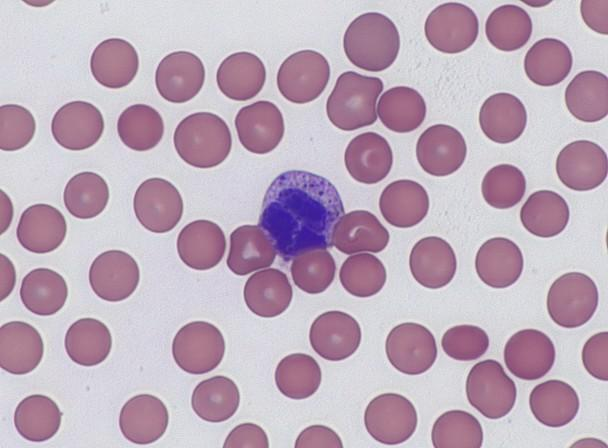
#> input picture data/images/hematology-baso1.jpg, 608 x 448 px
$ jupyter execute --allow-errors 02-segmentation-solutions.ipynb   (shell and % lines are left out)
#> lines starting #> are read from the running program, lines starting #| are printed output that depends on the picture; after the words box and inside, x2 and y2 are one past the last pixel; in counts of white or black regions, pixels touching at a corner belong together
# **Segmentation – Basics**

In this notebook on segmentation, we will learn how to segment hematological images using different approaches. In a first step, we try to segment the cells using simple thresholding.

Note that several of the topics discussed in this notebook are also covered
in this insightful tutorial for this ImageJ/Fiji plugin [MorphoLibJ](https://imagej.net/plugins/morpholibj)

---

## **Preparations**

Let's begin with the usual preparatory steps...

[cell 1]
import numpy as np
import matplotlib.pyplot as plt
import cv2 as cv
import PIL
from pathlib import Path

# Jupyter / IPython configuration:
# Automatically reload modules when modified

# Enable vectorized output (for nicer plots)

# Inline backend configuration

# Enable this line if you want to use the interactive widgets
# It requires the ipympl package to be installed.
#%matplotlib widget

import sys
sys.path.insert(0, "../")
#> (the rest of this cell did not finish here and is left out)

Here, too, we will work with the same images as before in the notebook on pre-processing:

[cell 2]
# Read in the data
img1 = cv.imread("../data/images/hematology-baso1.jpg", cv.IMREAD_COLOR)
#> img1 is the input picture: shape (448, 608, 3); mean B, G, R 186.6, 170.5, 189.9
img2 = cv.imread("../data/images/hematology-baso2.jpg", cv.IMREAD_COLOR)
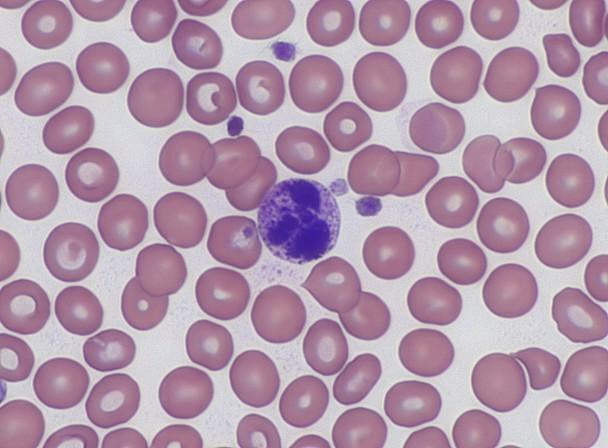
#> input picture data/images/hematology-baso2.jpg, 608 x 448 px
#> img2 is the input picture: shape (448, 608, 3); mean B, G, R 171.2, 150.8, 178.2
img3 = cv.imread("../data/images/hematology-blast1.jpg", cv.IMREAD_COLOR)
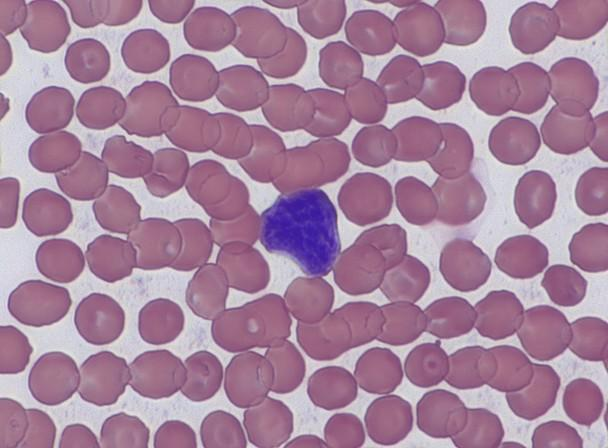
#> input picture data/images/hematology-blast1.jpg, 608 x 448 px
#> img3 is the input picture: shape (448, 608, 3); mean B, G, R 156.8, 131.7, 166.7

img1 = cv.cvtColor(img1, cv.COLOR_BGR2RGB)
img2 = cv.cvtColor(img2, cv.COLOR_BGR2RGB)
img3 = cv.cvtColor(img3, cv.COLOR_BGR2RGB)

#> (the rest of this cell did not finish here and is left out)

---

## **Thresholding**

We can segment images using basic thresholding techniques. In this example, we explore the different thresholding methods available in OpenCV:
- Simple thresholding (use [`cv.threshold()`](https://docs.opencv.org/4.x/d7/d1b/group__imgproc__misc.html#gae8a4a146d1ca78c626a53577199e9c57), use flag `cv.THRESH_BINARY` or `cv.THRESH_BINARY_INV`)
- Adaptive thresholding (use [`cv.adaptiveThreshold()`](https://docs.opencv.org/4.x/d7/d1b/group__imgproc__misc.html#ga72b913f352e4a1b1b397736707afcde3))
- Otsu's thresholding (use [`cv.threshold()`](https://docs.opencv.org/4.x/d7/d1b/group__imgproc__misc.html#gae8a4a146d1ca78c626a53577199e9c57), use flags `cv.THRESH_BINARY+cv.THRESH_OTSU`)

Thresholding segments pixels into either foreground or background based on their intensity values. Thresholding is therefore an instance of *binary* image segmentation. The algorithms work by comparing the intensity values of the pixels in an image with a threshold value. Pixels with intensity values greater than the threshold are classified as foreground pixels, while pixels with intensity values less than the threshold are classified as background pixels. The threshold value can be set manually or determined automatically.

As preparation, please read this documentation on segmentation methods in OpenCV: [Link](https://docs.opencv.org/4.x/d7/d4d/tutorial_py_thresholding.html)

[cell 3]
######################
###    EXCERISE    ###
######################

# Choose here the image to work with
img = img1

# 1) Summarize the three different thresholding techniques in own words. Which methods
#    use a global threshold, which ones apply a local threshold?

# 2) Develop a strategy to segment the white blood cells (purple), the red blood cells
# (red) and the background (white/gray). You may want to exploit the fact that we have
# colors to work with:
#> (the rest of this cell did not finish here and is left out)

[cell 4]
######################
###    SOLUTION    ###
######################

# 1) cv.threshold:              Apply a global threshold to the image.
#    cv.adaptiveThreshold:      Apply a local threshold to the image.
#    cv.threshold (otsu):       Apply a global threshold to the image using Otsu's method.

# 2) Segmentation strategy:
#    The information in the three different channels suggests that we can use the
#    red channel to segment the red blood cells, the blue channel to segment the white
#    blood cells and the luminance channel (or gray channel) to segment the background.
#    We can then combine the three masks to obtain the final segmentation.
#
#    Display the 3 channels. See note below as to why we disable normalization.
img = img1
#> (the rest of this cell did not finish here and is left out)

The segmentation looks fairly good, but it is not perfect. The main limitations are:
- The thresholding is very sensitive to the threshold values. Small changes in the threshold values can lead to very different results.
- The assumptions and the segmentation logic are very specific to the images at hand. They may not generalize well to other images.
- The masks contain holes and do not perfectly segment the cells. This is due to the thresholding method used.
- There are boundary effects visible (e.g. in the red blood cells), indicating that the thresholding strategy is not perfect.
- Two nearby cells may touch or overlap. In that case we cannot distinguish them in the segmentation. The result for `img3` shows this problem clearly, see below.

We can refine the results of this approach by...
- ...tuning the thresholding parameters
- ...by improving the segmentation logic
- ...by smoothing the image (see commented out line of code above)
- ...by using morphological operations (to close holes and remove noise in the segmentation masks, see next tutorial).

**Note**: When displaying the images, it is helpful to disable normalization, which changes the appearance of the image by stretching the pixel values to the full range of [0, 255]. For (single-channel) images, this is the default behavior of [`plt.imshow()`](https://matplotlib.org/stable/api/_as_gen/matplotlib.pyplot.imshow.html), the underlying function we use in our convenience function `tools.show_image_chain()`. We want to keep the original values so that we can read the grayscale values from the image with a color picker.

A color picker is a tool for measuring the current color value under the mouse pointer. On MacOS there is the [Digital Color Meter](https://support.apple.com/guide/digital-color-meter/welcome/mac) (installed by default under /System/Applications/Utilities/). On Windows, there is an equivalent tool *Color Picker* as part of the [PowerToys](https://learn.microsoft.com/en-us/windows/powertoys/). Ubuntu offers [Gpick](https://www.gpick.org/). These tools can display the color values in different formats, and you can use them to copy color values to the clipboard, etc.

#> (a cell that did not finish here is left out)

---

## **Color clustering**

Instead of segmenting the image, we could also try to classify the different regions. For this, we can use a clustering algorithm such as [K-means](https://en.wikipedia.org/wiki/K-means_clustering). The algorithm works by classifying pixels in an image into clusters based on their color similarity. The similarity is measured using the (Eucledian or non-Euclidean) distance between the pixel values. The algorithm iteratively assigns pixels to clusters based on their distance to the cluster centers and updates the cluster centers based on the mean of the pixels in the cluster. The process continues until the cluster centers converge. See here for a nice [visualization](https://www.naftaliharris.com/blog/visualizing-k-means-clustering/)) of the algorithm.

As a preparatory step, have a look at the following two tutorials:
- Machine Learning Master / Jason Brownlee on [color quantization](https://machinelearningmastery.com/k-means-clustering-in-opencv-and-application-for-color-quantization/)
- Shubhang Agrawal / Image segmentation using [k-means clustering](https://medium.com/swlh/image-segmentation-using-k-means-clustering-46a60488ae71) (the tutorial has a few flaws, please excuse).

<!--
Resources:
# Nice way of depicting the bars
https://pyimagesearch.com/2014/05/26/opencv-python-k-means-color-clustering/
# OpenCV
https://docs.opencv.org/3.4/d1/d5c/tutorial_py_kmeans_opencv.html
# Machine Learning Mastery
https://machinelearningmastery.com/k-means-clustering-in-opencv-and-application-for-color-quantization/
# Watershed
https://docs.opencv.org/4.x/d3/db4/tutorial_py_watershed.html
# Segmentation with Skimage
https://github.com/ipython-books/cookbook-2nd-code/blob/master/chapter11_image/03_segmentation.ipynb
# Combination between thresholding and color clustering
https://towardsdatascience.com/image-color-segmentation-by-k-means-clustering-algorithm-5792e563f26e
-->

[cell 6]
######################
###    EXCERISE    ###
######################

# Choose here the image to work with
img = img1

# 1) Reshape the color pixels into a Mx3 matrix (M: number of pixels)
#    and convert the data type to float32.
data = img.reshape(-1, 3).astype(np.float32)

# 2) Apply the K-means algorithm to the data. Use the cv.kmeans function.
#    Choose the number of clusters K=3.
criteria = (cv.TERM_CRITERIA_EPS + cv.TERM_CRITERIA_MAX_ITER, 10, 1.0)
K = 3
ret, label, centers = cv.kmeans(data, K, None, criteria, 10, cv.KMEANS_RANDOM_CENTERS)
#> ret = 79257788.9; centers = [[215.3, 212.9, 219.8], [161.6, 117.4, 142.6], [130.6, 89.21, 130.7]]
# label contains the cluster index for each pixel
# centers contains the cluster centers (colors!)

# 3) Reshape and convert the data back to uint8
img_seg = ...

# 4) Visualize the segmented image
#> (the rest of this cell did not finish here and is left out)

[cell 7]
######################
###    SOLUTION    ###
######################
def segment_blood_cells_kmeans(img, K=3, use_lab=False):
    # Blur the image to reduce noise (step is required here
    # to yield feasible results)
#> called with K = 3, use_lab = False
    img = cv.GaussianBlur(img, (5, 5), 0)
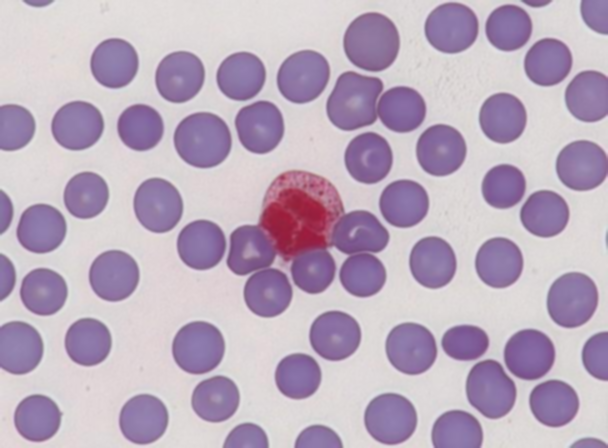
#> img: shape (448, 608, 3); mean of channels 0, 1, 2 189.9, 170.5, 186.6; drawn as B, G, R

    if use_lab:
        img = cv.cvtColor(img, cv.COLOR_RGB2LAB)

    # 1) Reshape the color pixels into a Mx3 matrix (M: number of pixels)
    #    and convert the data type to float32.
    data = img.reshape(-1, 3).astype(np.float32)

    # 2) Apply the K-means algorithm to the data. Use the cv.kmeans function.
    # Some parameters for the kmeans algorithm (termination criteria):
    criteria = (cv.TERM_CRITERIA_EPS + cv.TERM_CRITERIA_MAX_ITER, 10, 0.1)
    ret, label, centers = cv.kmeans(data,
                                    K=K,
                                    bestLabels=None,
                                    criteria=criteria,
                                    attempts=10,
                                    flags=cv.KMEANS_PP_CENTERS)
#> ret = 78758530; centers = [[214.3, 211.8, 218.8], [157.9, 114.2, 140.8], [77.04, 45.73, 153.8]]
    # label contains the cluster index for each pixel
    # centers contains the cluster centers (colors!)

    # 3) Reshape and convert the data back to uint8
    img_seg = centers[label.flatten()].reshape(img.shape).astype(np.uint8)
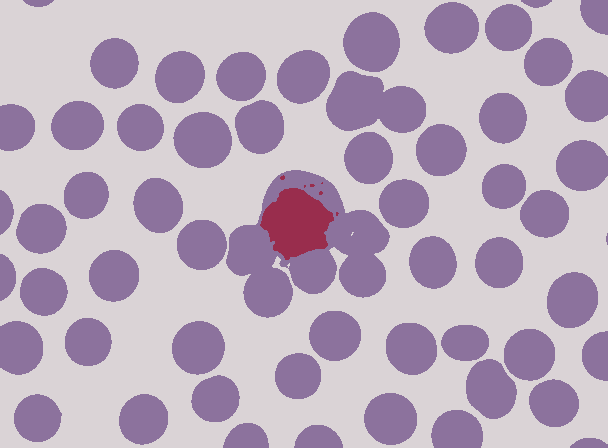
#> img_seg: shape (448, 608, 3); mean of channels 0, 1, 2 189.3, 169.9, 185.8; drawn as B, G, R

    if use_lab:
        img_seg = cv.cvtColor(img_seg, cv.COLOR_LAB2RGB)

    # 4) Return the segmented image
    return img_seg


img = img1
img_seg = segment_blood_cells_kmeans(img, K=3, use_lab=False)
#> (the rest of this cell did not finish here and is left out)

The result here looks somewhat better than in the previous example, however,
the segmentation is still not perfect:
- It dependends on the prevalence of the colors in the image how well the clustering will work. If there are more nuances in the (e.g., background
  color) the clustering will yield more clusters representing the background, instead of identifying the blood cells.
- The K-means algorithm is sensitive to the initialization of the cluster centers. If the initialization is not done properly, the algorithm might   get stuck in a local minimum.
- We still suffer in presence of touching and overlapping cells. While we can assign the right color to the cells, we cannot separate them.

We may be able to improve the results by using a different color space. For example, the LAB color space is more robust to changes in illumination and is more closely related to the human perception of color. Furthermore, we can allow more clusters to be found by the algorithm and then apply some post-processing to merge clusters that are similar. For example, if the cluster centers (= colors) have a dominant blue component, we can merge them into one cluster), etc.

---

## **Watershed algorithm for segmentation**

The watershed algorithm is a powerful tool for image segmentation. It is based on
the concept of watershed lines, which are lines that separate different regions in
an image. The algorithm works by flooding the image with "water" from different
regions (or seed points) and letting the water flow until it reaches a boundary.
The watershed lines are then defined as the boundaries between the regions where
the water meets. The algorithm can be used to segment images into different regions
based on the intensity or color of the pixels. It is particularly useful for
segmenting images with complex shapes and structures.

Our dataset structurally resembles the image used in this [tutorial](https://docs.opencv.org/4.x/d3/db4/tutorial_py_watershed.html).
Let's use this demo naively to segment our image using the watershed method.

The tutorial uses the following strategy:
1. Convert the image into binary mask using thresholding
2. Apply so-called morphological operations\* to remove noise, and to separate the objects. We also use similar operations to identify regions that most likely represent the background of our scene.
3. with the next steps we aim to identify the seed points for the watershed algorithm
   1. Apply the distance transform\*\* to the binary image, which measures the distance of each pixel to the nearest zero pixel.
   2. Apply a threshold to the distance-transformed image to obtain blobs of pixels that are located close to the centers of our objects of interest.
   3. Use the connected components\*\*\* algorithm to identify and enumerate the different seed points. This turns
  the binary mask into a mask with (integer) labeled objects.
   4. In a last step, mark the background seed regions (see step 2.) with label 0.
4. Fiinally, apply the watershed algorithm to segment the regions of interest.
5. Visualize the segmented image.

### \* **Morphological operations**
Morphological operations are a set of operations that are used to analyze and manipulate
the shape of objects in an image. Although the operations are defined also for other types
of images, they are most commonly used in binary images. The operations involve structuring
elements (kernels) that are used to probe the image and modify the pixel values based on the
interaction between the kernel and the image. The most common morphological operations are
dilation (expand the shapes), erosion (shrink the shapes), opening (dilation followed by
erosion), and closing (erosion followed by dilation). Morphological operations are used to
remove noise, separate objects, and connect objects in an image.

**Further reading**:
- OpenCV documentation. [Link](https://docs.opencv.org/4.x/d9/d61/tutorial_py_morphological_ops.html)
- Beautiful illustration how morphological operations work: [Link](https://penny-xu.github.io/blog/mathematical-morphology)
- Wikipedia article on mathematical morphology. [Link](https://en.wikipedia.org/wiki/Mathematical_morphology)
- Blog post on morphological operations. [Link](https://towardsdatascience.com/7bcf1ed11756)

### \*\* **Distance transform**
The distance transform is useful for a variety of applications in image processing. It
permits to compute the distance of each pixel to the nearest boundary in a binary image.
Based on distance transforms, we can perform operations such as skeletonization, identify
geometric properties of objects or segment images. The algorithm works by iteratively
propagating the distance values from the boundary pixels to the interior pixels. The
distance is computed using a metric such as the Euclidean distance. It is relatively
cheap to compute the distance transform.

**Further reading**
- Another application of the distance transform (in combination with watershed). [Link](https://docs.opencv.org/3.4/d2/dbd/tutorial_distance_transform.html)

### \*\*\* **Connected components**
Connected components in a binary image are regions of pixels that are touching each
other. In image processing, connected components are used to identify single objects
in a segmentation mask. The connected components algorithm works by labeling each
pixel in the mask with a unique (integer) label based on the connectivity of the pixels.

**Further reading**
- Wikipedia article on connected component labeling. [Link](https://en.wikipedia.org/wiki/Connected-component_labeling)

[cell 8]
######################
###    EXCERISE    ###
######################

img = img1

# Implement the approach lined out above. You can copy paste the code
# from the above link and plug our image into it. Try to understand the
# code and the different steps. You may have to adjust the parameters
# to get a good segmentation result.

# https://docs.opencv.org/4.x/d3/db4/tutorial_py_watershed.html

...

[cell 9]
######################
###    SOLUTION    ###
######################
def segment_red_blood_cells_watershed(img):

    img = cv.GaussianBlur(img, (5, 5), 0)
    img_blur = cv.medianBlur(img, 5)

    #tools.show_image(img_blur)

    gray = cv.cvtColor(img_blur, cv.COLOR_RGB2GRAY)
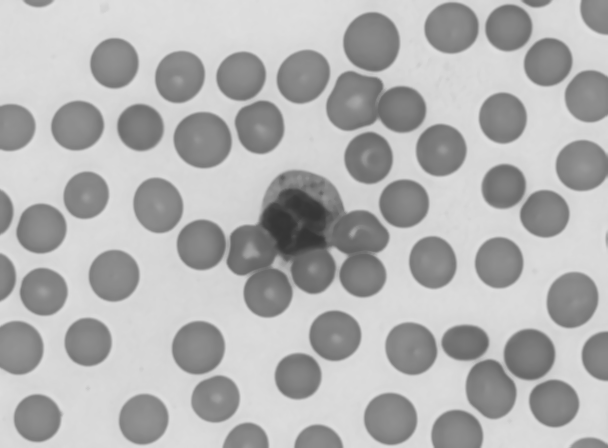
#> gray: shape (448, 608); min 53, max 223, mean 178.2
    gray = img_blur[:,:,0]
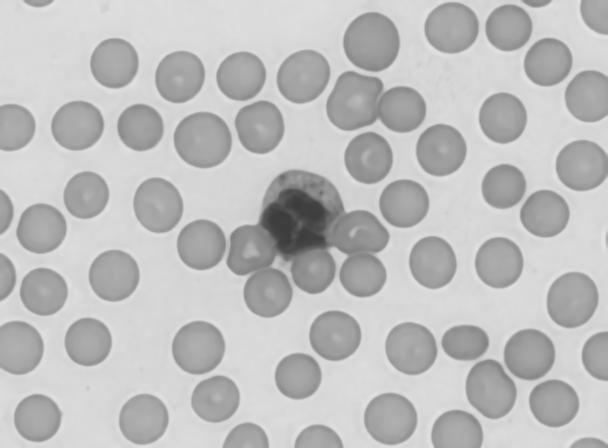
#> gray: shape (448, 608); min 59, max 226, mean 190
    ret, thresh = cv.threshold(gray, 0, 255, cv.THRESH_BINARY_INV + cv.THRESH_OTSU)
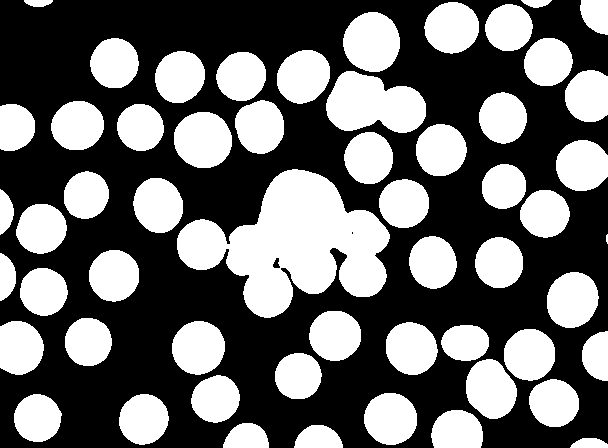
#> thresh: shape (448, 608); 41.6% white; 56 white regions (1 under 20 px), largest, box (x1, y1, x2, y2) and area: (177, 169, 390, 318) 17045, (326, 71, 426, 133) 4450, (343, 12, 400, 72) 2672
#> ret = 185

    # Noise removal
    kernel = np.ones((3, 3), np.uint8)
    opening = cv.morphologyEx(thresh, cv.MORPH_OPEN, kernel, iterations=9)

    # Sure background area
    sure_bg = cv.dilate(opening, kernel, iterations=3)
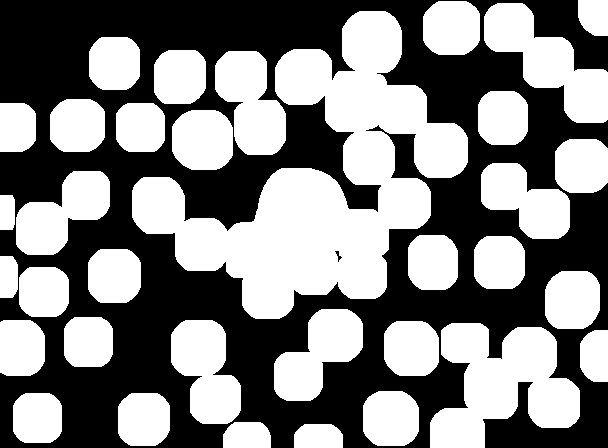
#> sure_bg: shape (448, 608); 50.7% white; 2 black regions, box (x1, y1, x2, y2) and area: (0, 0, 608, 448) 134340, (335, 251, 342, 262) 28

    # Finding sure foreground area
    dist_transform = cv.distanceTransform(opening, cv.DIST_L2, 5)
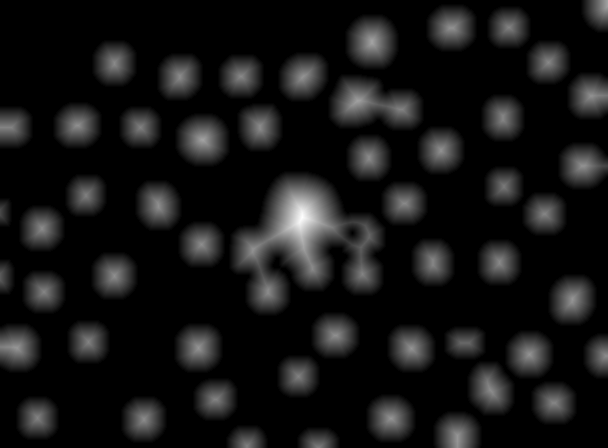
#> dist_transform: shape (448, 608) float32; min 0, max 42.74, mean 3.6; drawn with min black and max white
    thr = 0.1 * dist_transform.max()
#> thr = 4.27
    thr = 18
    ret, sure_fg = cv.threshold(dist_transform, thr, 255, 0)
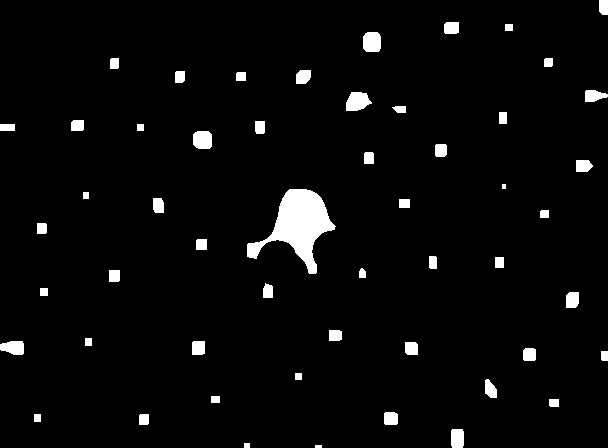
#> sure_fg: shape (448, 608) float32; 3.6% white; 53 white regions, largest, box (x1, y1, x2, y2) and area: (247, 189, 336, 274) 3178, (346, 92, 372, 111) 369, (363, 32, 381, 52) 334
#> ret = 18

    tools.show_image_chain([sure_fg, sure_bg], titles=["Sure FG", "Sure BG"])
    tools.show_image_chain([opening, dist_transform], titles=["Opening", "Distance transform"])

    # Finding unknown region
    sure_fg = np.uint8(sure_fg)
    unknown = cv.subtract(sure_bg, sure_fg)

    # Marker labelling
    ret, markers = cv.connectedComponents(sure_fg)

    # Add one to all labels so that sure background is not 0, but 1
    markers = markers+1

    # Now, mark the region of unknown with zero
    markers[unknown==255] = 0

    markers = cv.watershed(img,markers)
    img[markers == -1] = [255,0,0]

    return markers, img


img = img1.copy()
#> (the rest of this cell did not finish here and is left out)
